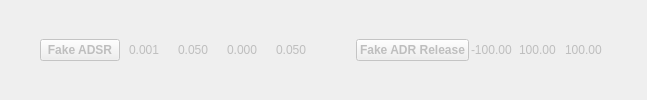
     <widget class="QWidget" name="fk_adsr_wid" native="true">
      <property name="enabled">
       <bool>false</bool>
      </property>
      <layout class="QHBoxLayout" name="horizontalLayout_3">
       <property name="spacing">
        <number>0</number>
       </property>
       <property name="leftMargin">
        <number>0</number>
       </property>
       <property name="topMargin">
        <number>0</number>
       </property>
       <property name="rightMargin">
        <number>0</number>
       </property>
       <property name="bottomMargin">
        <number>0</number>
       </property>
       <item>
        <spacer name="spacer_18">
         <property name="orientation">
          <enum>Qt::Horizontal</enum>
         </property>
         <property name="sizeType">
          <enum>QSizePolicy::Fixed</enum>
         </property>
         <property name="sizeHint" stdset="0">
          <size>
           <width>40</width>
           <height>20</height>
          </size>
         </property>
        </spacer>
       </item>
       <item>
        <widget class="QPushButton" name="fk_ADSR_pb">
         <property name="font">
          <font>
           <weight>75</weight>
           <bold>true</bold>
          </font>
         </property>
         <property name="toolTip">
          <string>Fake release ADSR envelope (in s)
Click for context menu</string>
         </property>
         <property name="text">
          <string>Fake ADSR</string>
         </property>
        </widget>
       </item>
       <item>
        <widget class="QDoubleSpinBox" name="fk_A_dsb">
         <property name="contextMenuPolicy">
          <enum>Qt::NoContextMenu</enum>
         </property>
         <property name="toolTip">
          <string>Attack in s</string>
         </property>
         <property name="frame">
          <bool>false</bool>
         </property>
         <property name="alignment">
          <set>Qt::AlignCenter</set>
         </property>
         <property name="buttonSymbols">
          <enum>QAbstractSpinBox::NoButtons</enum>
         </property>
         <property name="decimals">
          <number>3</number>
         </property>
         <property name="maximum">
          <double>100.000000000000000</double>
         </property>
         <property name="singleStep">
          <double>0.010000000000000</double>
         </property>
         <property name="value">
          <double>0.001000000000000</double>
         </property>
        </widget>
       </item>
       <item>
        <widget class="QDoubleSpinBox" name="fk_D_dsb">
         <property name="contextMenuPolicy">
          <enum>Qt::NoContextMenu</enum>
         </property>
         <property name="toolTip">
          <string>Decay in s</string>
         </property>
         <property name="frame">
          <bool>false</bool>
         </property>
         <property name="alignment">
          <set>Qt::AlignCenter</set>
         </property>
         <property name="buttonSymbols">
          <enum>QAbstractSpinBox::NoButtons</enum>
         </property>
         <property name="decimals">
          <number>3</number>
         </property>
         <property name="maximum">
          <double>100.000000000000000</double>
         </property>
         <property name="singleStep">
          <double>0.010000000000000</double>
         </property>
         <property name="value">
          <double>0.050000000000000</double>
         </property>
        </widget>
       </item>
       <item>
        <widget class="QDoubleSpinBox" name="fk_S_dsb">
         <property name="contextMenuPolicy">
          <enum>Qt::NoContextMenu</enum>
         </property>
         <property name="toolTip">
          <string>Sustain amplitude</string>
         </property>
         <property name="frame">
          <bool>false</bool>
         </property>
         <property name="alignment">
          <set>Qt::AlignCenter</set>
         </property>
         <property name="buttonSymbols">
          <enum>QAbstractSpinBox::NoButtons</enum>
         </property>
         <property name="decimals">
          <number>3</number>
         </property>
         <property name="maximum">
          <double>100.000000000000000</double>
         </property>
         <property name="singleStep">
          <double>0.010000000000000</double>
         </property>
         <property name="value">
          <double>0.000000000000000</double>
         </property>
        </widget>
       </item>
       <item>
        <widget class="QDoubleSpinBox" name="fk_R_dsb">
         <property name="contextMenuPolicy">
          <enum>Qt::NoContextMenu</enum>
         </property>
         <property name="toolTip">
          <string>Release in s</string>
         </property>
         <property name="frame">
          <bool>false</bool>
         </property>
         <property name="alignment">
          <set>Qt::AlignCenter</set>
         </property>
         <property name="buttonSymbols">
          <enum>QAbstractSpinBox::NoButtons</enum>
         </property>
         <property name="decimals">
          <number>3</number>
         </property>
         <property name="maximum">
          <double>100.000000000000000</double>
         </property>
         <property name="singleStep">
          <double>0.010000000000000</double>
         </property>
         <property name="value">
          <double>0.050000000000000</double>
         </property>
        </widget>
       </item>
       <item>
        <spacer name="spacer_21">
         <property name="orientation">
          <enum>Qt::Horizontal</enum>
         </property>
         <property name="sizeType">
          <enum>QSizePolicy::Fixed</enum>
         </property>
         <property name="sizeHint" stdset="0">
          <size>
           <width>40</width>
           <height>0</height>
          </size>
         </property>
        </spacer>
       </item>
       <item>
        <widget class="QPushButton" name="fk_ADRr_pb">
         <property name="font">
          <font>
           <weight>75</weight>
           <bold>true</bold>
          </font>
         </property>
         <property name="toolTip">
          <string>Fake release ADR Curve (-100 log, 0 lin, 100 exp)
Click for context menu</string>
         </property>
         <property name="text">
          <string>Fake ADR Release</string>
         </property>
        </widget>
       </item>
       <item>
        <widget class="QDoubleSpinBox" name="fk_Ar_dsb">
         <property name="contextMenuPolicy">
          <enum>Qt::NoContextMenu</enum>
         </property>
         <property name="toolTip">
          <string>Attack Curve
(-100 log, 0 lin, 100 exp)</string>
         </property>
         <property name="frame">
          <bool>false</bool>
         </property>
         <property name="alignment">
          <set>Qt::AlignCenter</set>
         </property>
         <property name="buttonSymbols">
          <enum>QAbstractSpinBox::NoButtons</enum>
         </property>
         <property name="decimals">
          <number>2</number>
         </property>
         <property name="minimum">
          <double>-100.000000000000000</double>
         </property>
         <property name="maximum">
          <double>100.000000000000000</double>
         </property>
         <property name="singleStep">
          <double>1.000000000000000</double>
         </property>
         <property name="value">
          <double>-100.000000000000000</double>
         </property>
        </widget>
       </item>
       <item>
        <widget class="QDoubleSpinBox" name="fk_Dr_dsb">
         <property name="contextMenuPolicy">
          <enum>Qt::NoContextMenu</enum>
         </property>
         <property name="toolTip">
          <string>Decay Curve
(-100 log, 0 lin, 100 exp)</string>
         </property>
         <property name="frame">
          <bool>false</bool>
         </property>
         <property name="alignment">
          <set>Qt::AlignCenter</set>
         </property>
         <property name="buttonSymbols">
          <enum>QAbstractSpinBox::NoButtons</enum>
         </property>
         <property name="decimals">
          <number>2</number>
         </property>
         <property name="minimum">
          <double>-100.000000000000000</double>
         </property>
         <property name="maximum">
          <double>100.000000000000000</double>
         </property>
         <property name="singleStep">
          <double>1.000000000000000</double>
         </property>
         <property name="value">
          <double>100.000000000000000</double>
         </property>
        </widget>
       </item>
       <item>
        <widget class="QDoubleSpinBox" name="fk_Rr_dsb">
         <property name="contextMenuPolicy">
          <enum>Qt::NoContextMenu</enum>
         </property>
         <property name="toolTip">
          <string>Release Curve
(-100 log, 0 lin, 100 exp)</string>
         </property>
         <property name="frame">
          <bool>false</bool>
         </property>
         <property name="alignment">
          <set>Qt::AlignCenter</set>
         </property>
         <property name="buttonSymbols">
          <enum>QAbstractSpinBox::NoButtons</enum>
         </property>
         <property name="decimals">
          <number>2</number>
         </property>
         <property name="minimum">
          <double>-100.000000000000000</double>
         </property>
         <property name="maximum">
          <double>100.000000000000000</double>
         </property>
         <property name="singleStep">
          <double>1.000000000000000</double>
         </property>
         <property name="value">
          <double>100.000000000000000</double>
         </property>
        </widget>
       </item>
       <item>
        <spacer name="spacer_22">
         <property name="orientation">
          <enum>Qt::Horizontal</enum>
         </property>
         <property name="sizeType">
          <enum>QSizePolicy::Fixed</enum>
         </property>
         <property name="sizeHint" stdset="0">
          <size>
           <width>40</width>
           <height>20</height>
          </size>
         </property>
        </spacer>
       </item>
      </layout>
     </widget>
